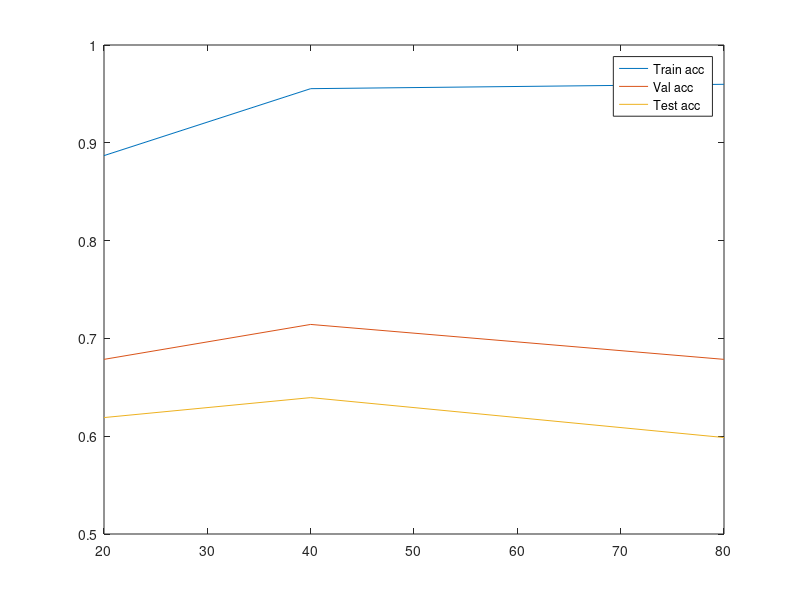

Here is the MATLAB script that generated this plot:
data = load('RNN/GRU2_Embedding.mat')

embedding = data.embedding;
train = data.train
val = data.val;
test = data.test;


plot(embedding, train)
hold on
plot(embedding, val)
plot(embedding, test)

legend('Train acc', 'Val acc', 'Test acc')


test = test';
train = train';
val = val';